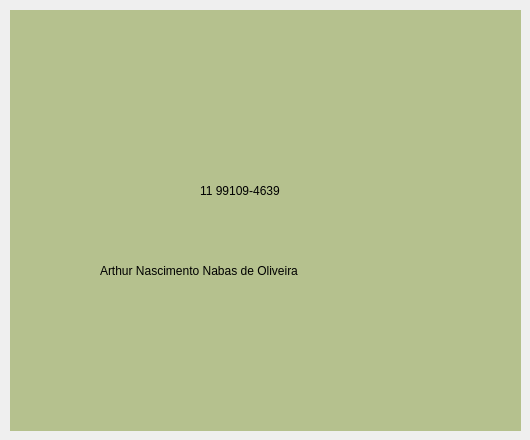
             <widget class="QWidget" name="page_ajuste">
              <widget class="QWidget" name="widget_2" native="true">
               <property name="geometry">
                <rect>
                 <x>10</x>
                 <y>10</y>
                 <width>511</width>
                 <height>421</height>
                </rect>
               </property>
               <property name="styleSheet">
                <string notr="true">background-color: rgb(181, 193, 142);</string>
               </property>
               <widget class="QLabel" name="label_17">
                <property name="geometry">
                 <rect>
                  <x>190</x>
                  <y>150</y>
                  <width>161</width>
                  <height>61</height>
                 </rect>
                </property>
                <property name="styleSheet">
                 <string notr="true">color: rgb(0, 0, 0);
font: 87 14pt &quot;Arial Black&quot;;</string>
                </property>
                <property name="text">
                 <string>11 99109-4639</string>
                </property>
               </widget>
               <widget class="QLabel" name="label_18">
                <property name="geometry">
                 <rect>
                  <x>130</x>
                  <y>150</y>
                  <width>51</width>
                  <height>61</height>
                 </rect>
                </property>
                <property name="text">
                 <string/>
                </property>
                <property name="pixmap">
                 <pixmap>../../../Downloads/icons8-whatsapp-50.png</pixmap>
                </property>
               </widget>
               <widget class="QLabel" name="label_19">
                <property name="geometry">
                 <rect>
                  <x>90</x>
                  <y>210</y>
                  <width>341</width>
                  <height>101</height>
                 </rect>
                </property>
                <property name="styleSheet">
                 <string notr="true">color: rgb(0, 0, 0);</string>
                </property>
                <property name="text">
                 <string>Arthur Nascimento Nabas de Oliveira</string>
                </property>
               </widget>
              </widget>
             </widget>
